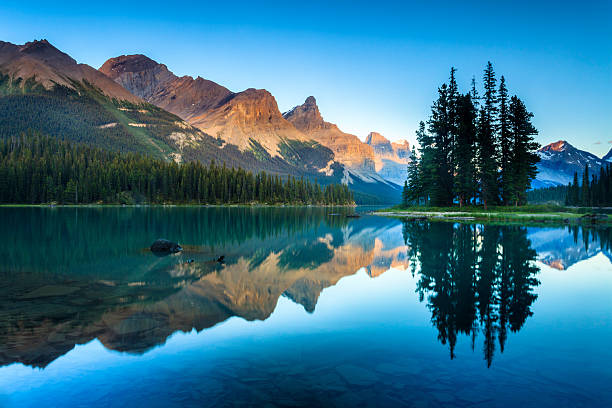
#> input picture lab6/obraz1.jpg, 612 x 408 px
$ python zad2.py
#> lines starting #> are read from the running program, lines starting #| are printed output that depends on the picture
import cv2
import matplotlib.pyplot as plt
import numpy as np


def konwersja_srednia(img):
    return (img[:,:,2]+img[:,:,1]+img[:,:,0])/3

def konwersja_wzor(img):
    return 0.299 * img[:,:,2] + 0.587 * img[:,:,1] + 0.114 * img[:,:,0]

def pokaz_obrazy(original, gray_avg, gray_formula):
    plt.figure(figsize=(12, 6))

    plt.subplot(131)
    plt.imshow(cv2.cvtColor(original, cv2.COLOR_BGR2RGB))
    plt.title('Obraz oryginalny')
    plt.axis('off')

    plt.subplot(132)
    plt.imshow(gray_avg, cmap='gray')
    plt.title('Skala szarości (średnia)')
    plt.axis('off')

    plt.subplot(133)
    plt.imshow(gray_formula, cmap='gray')
    plt.title('Skala szarości (wzór)')
    plt.axis('off')

    plt.tight_layout()
    plt.show()

img1 = cv2.imread('obraz1.jpg')
#> img1 is the input picture: shape (408, 612, 3); mean B, G, R 137.1, 112.6, 54.6
img2 = cv2.imread('obraz2.jpg')
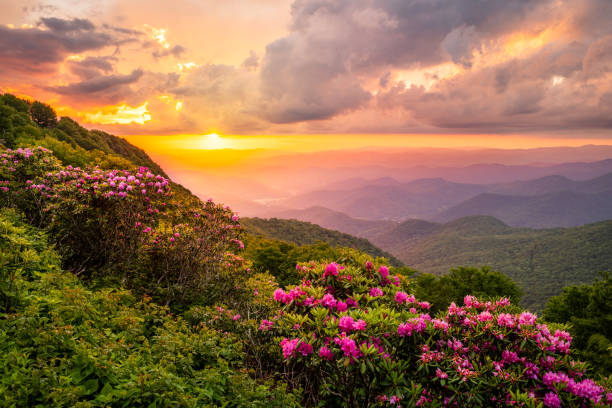
#> input picture lab6/obraz2.jpg, 612 x 408 px
#> img2 is the input picture: shape (408, 612, 3); mean B, G, R 73.7, 105.5, 140
img3 = cv2.imread('obraz3.jpg')
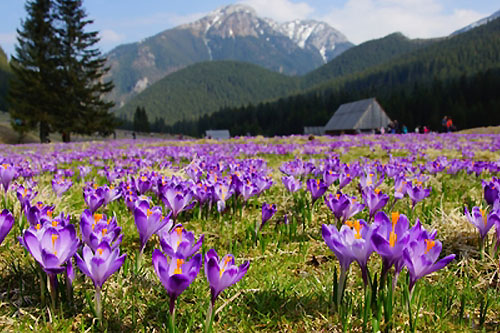
#> input picture lab6/obraz3.jpg, 500 x 333 px
#> img3 is the input picture: shape (333, 500, 3); mean B, G, R 99.3, 98.9, 109.4

gray_avg_img1 = konwersja_srednia(img1)
gray_avg_img2 = konwersja_srednia(img2)
gray_avg_img3 = konwersja_srednia(img3)

gray_formula_img1 = konwersja_wzor(img1)
gray_formula_img2 = konwersja_wzor(img2)
#> in konwersja_wzor (call 2), `return 0.299 * img[:,:,2] + 0.587 * img[:,:,1] + 0.114 * img[:,:,0]`:
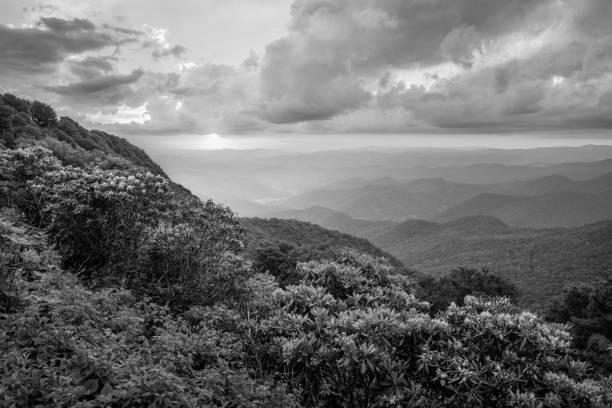
#> returned value: shape (408, 612) float64; min 0, max 254.4, mean 112.2
gray_formula_img3 = konwersja_wzor(img3)
#> in konwersja_wzor (call 3), `return 0.299 * img[:,:,2] + 0.587 * img[:,:,1] + 0.114 * img[:,:,0]`:
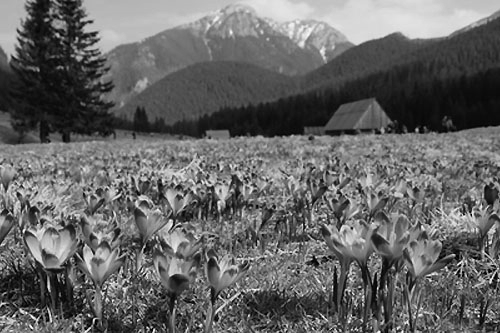
#> returned value: shape (333, 500) float64; min 0.299, max 252.7, mean 102.1

pokaz_obrazy(img1, gray_avg_img1, gray_formula_img1)
#> in pokaz_obrazy, `plt.show()`:
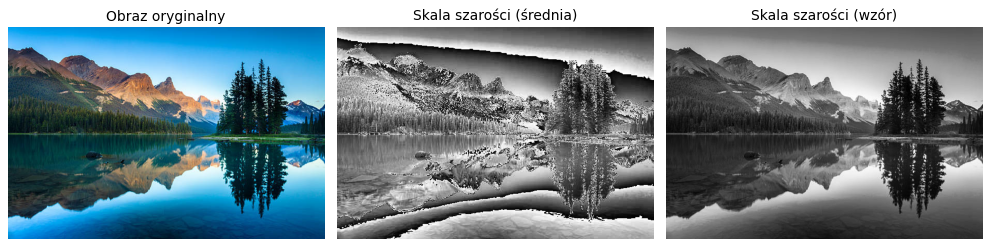
#> figure drawn by matplotlib, 3 panels
pokaz_obrazy(img2, gray_avg_img2, gray_formula_img2)
#> in pokaz_obrazy (call 2), `plt.show()`:
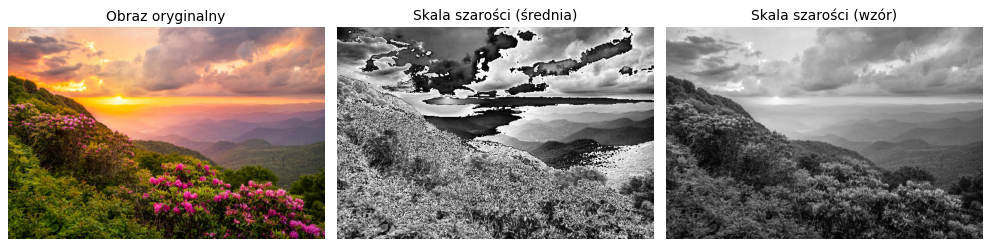
#> figure drawn by matplotlib, 3 panels
pokaz_obrazy(img3, gray_avg_img3, gray_formula_img3)
#> in pokaz_obrazy (call 3), `plt.show()`:
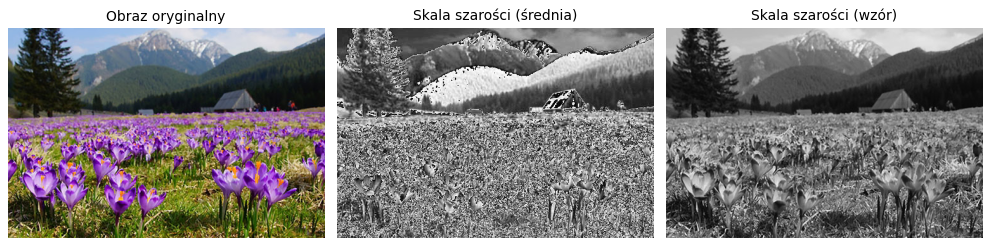
#> figure drawn by matplotlib, 3 panels
